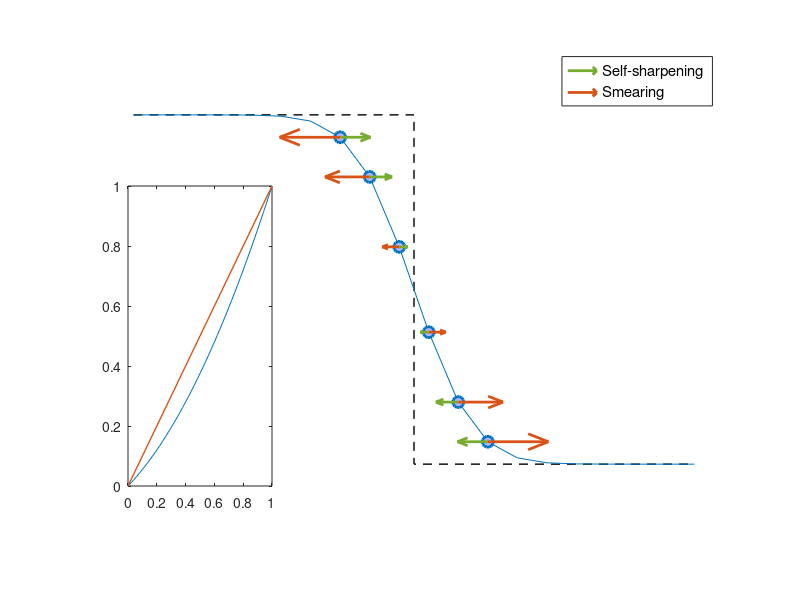

MATLAB code for this plot: (Note: this script raises an error after producing the figure.)
%% Conceptual illustration of the balance between self sharpening and smearing
% The parameter Sx defines how nonlinear the flux function will be compared
% with the f(u)=u.
set(gcf,'Position',[400 480 556 260]);
u = ones(1,20); u(11:20)=0;
x = 0.5:1:19.5;
s = linspace(0,1,51);
clf
[I,J,Sx,Sy] = deal(2:19, 8:13, .5, 10);
for i=1:14
    u(I) = u(I) + .1*(u(I-1)+u(I+1)-2*u(I));
end
cols = lines(6);
plot([.5 10 10 19.5],Sy*[1 1 0 0],'--k','LineWidth',1);
hold on
plot(x,Sy*u,'-',x(J),Sy*u(J),'o','LineWidth',2,'MarkerSize',8,...
    'Color',cols(1,:),'MarkerFaceColor',[.7 .7 1]);
vx = 0.5-u; vy=0*vx;
quiver(x(J),Sy*u(J),vx(J),vy(J),.5,'LineWidth',2,'Color',cols(2,:));
vx = 2*u - 1;
quiver(x(J),Sy*u(J),Sx*vx(J),vy(J),.5*Sx,'LineWidth',2,'Color',cols(5,:));
hold off
axis([-.5 20.5 -2 12]);
h = get(gca,'Children');
legend(h(1:2),'Self-sharpening','Smearing')
axis off
set(gca,'FontSize',12)

axes('Position',[.16 .19 .18 .5]);
f = (s.^2-s);
df = 2*s-1;
plot(s,Sx*f+s,s,0*s+s,'LineWidth',1);
legend('h(u)', 'u','Location','northwest','EdgeColor','none','Color','none')
set(gca,'FontSize',12,'XTick',[],'YTick',[]);

%% Copyright Notice
%
% <html>
% <p><font size="-1">
% Copyright 2009-2024 SINTEF Digital, Mathematics & Cybernetics.
% </font></p>
% <p><font size="-1">
% This file is part of The MATLAB Reservoir Simulation Toolbox (MRST).
% </font></p>
% <p><font size="-1">
% MRST is free software: you can redistribute it and/or modify
% it under the terms of the GNU General Public License as published by
% the Free Software Foundation, either version 3 of the License, or
% (at your option) any later version.
% </font></p>
% <p><font size="-1">
% MRST is distributed in the hope that it will be useful,
% but WITHOUT ANY WARRANTY; without even the implied warranty of
% MERCHANTABILITY or FITNESS FOR A PARTICULAR PURPOSE.  See the
% GNU General Public License for more details.
% </font></p>
% <p><font size="-1">
% You should have received a copy of the GNU General Public License
% along with MRST.  If not, see
% <a href="http://www.gnu.org/licenses/">http://www.gnu.org/licenses</a>.
% </font></p>
% </html>
